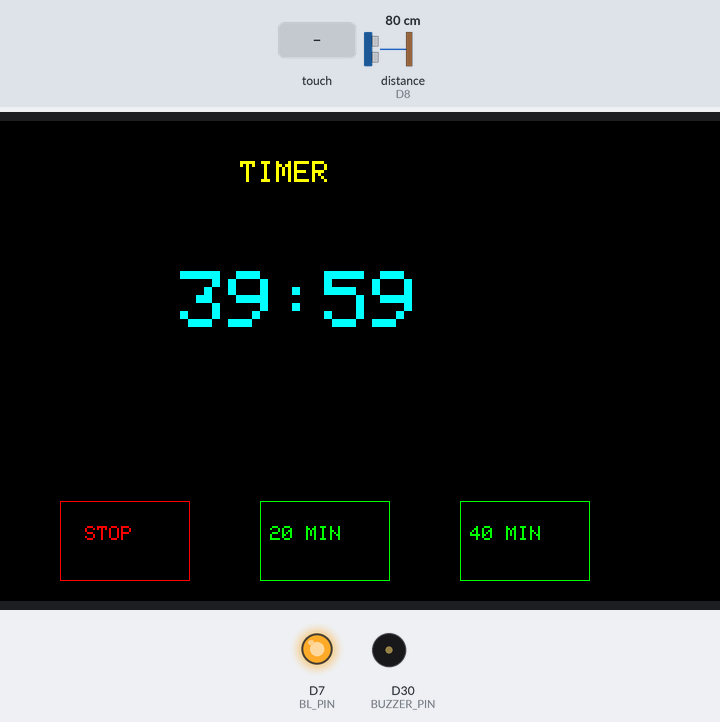
Bench run of a sketch on a simulated Arduino Giga R1. Parts: 800×480 colour display, output pins drawn as LEDs (lit = HIGH), buzzer (waves = sounding, pin HIGH). Wiring (inferred from the names in the program): ultrasonic range finder: trigger D9; echo D8. Inputs (shaded band) come from the test bench; at power-on: distance to the obstacle (sensor on D8) 80 cm. The echo pulse lasts 58.3 µs per cm; pins used as bus, display or sensor lines are not drawn; what the sketch prints to the serial monitor is not drawn.

Above: at 1.7 s.
1.8 s: touch panel pressed at 87 % / 30 % of its raw x / y range
At 3.0 s:
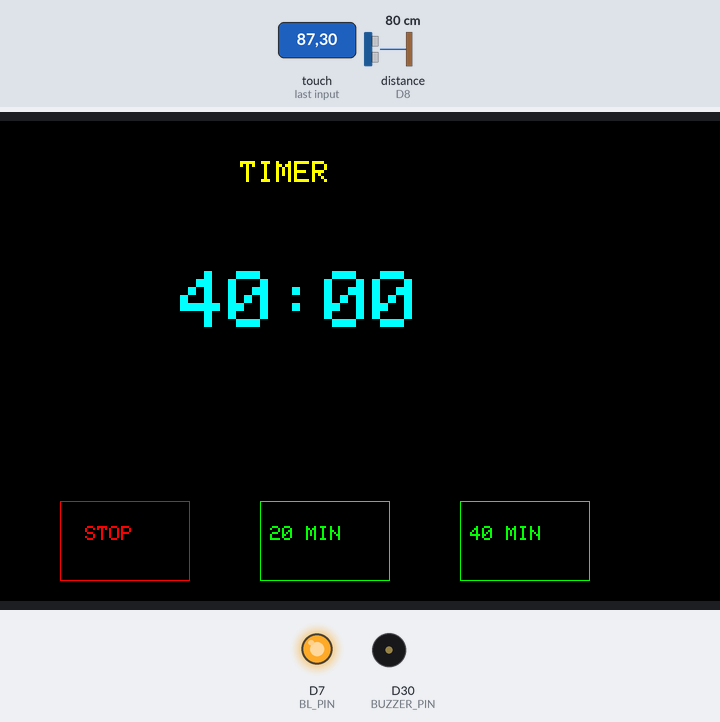
4.8 s: distance to the obstacle (sensor on D8) set to 250 cm
At 7.7 s:
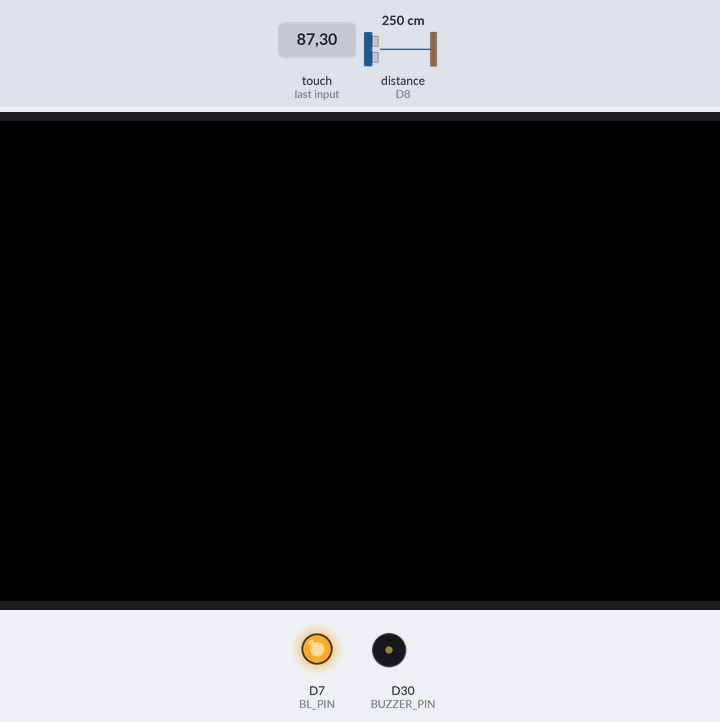
7.8 s: touch panel pressed at 87 % / 50 % of its raw x / y range
At 8.8 s:
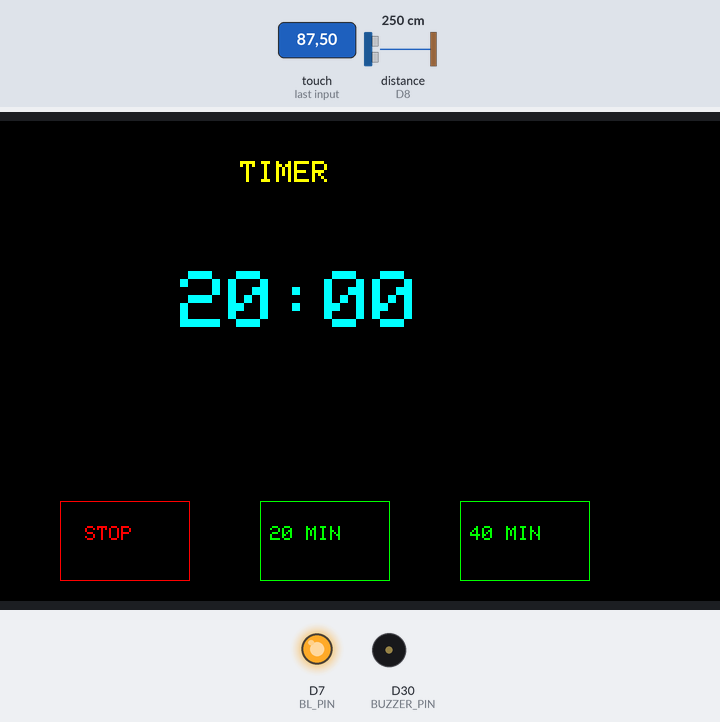
10.6 s: distance to the obstacle (sensor on D8) set to 2 cm
13.6 s: distance to the obstacle (sensor on D8) set to 60 cm
15.1 s: distance to the obstacle (sensor on D8) set to 120 cm
Timing chart, 0 to 18.1 s (numbered marks = the images above; inputs shaded):
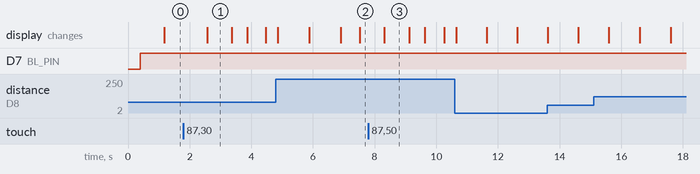

Measured:
- what the display in image 1 shows lasts 0.8 s, from 2.6 s to 3.4 s

The sketch:

sensor-version.ino
```cpp
#include <Arduino_GigaDisplay_GFX.h>
#include <Arduino_GigaDisplayTouch.h>

// Display & Touch
GigaDisplay_GFX         display;
Arduino_GigaDisplayTouch touchDetector;

// Ultrasonic sensor pins
const int TRIG_PIN   = 9;
const int ECHO_PIN   = 8;
// Backlight control
const int BL_PIN     = 7;
// Buzzer pin
const int BUZZER_PIN = 30;

// Distance threshold (cm)
const float DIST_THRESHOLD = 10.0;

// Timer state
unsigned long startTime        = 0;
unsigned long pausedTime       = 0;
unsigned long totalPauseStart  = 0;
bool         isRunning         = false;
bool         isPaused          = false;
bool         breakMode         = false;
unsigned long countdownDuration  = 40UL*60UL*1000UL;
unsigned long countdownRemaining = countdownDuration;

// Button layout
#define BTN_HEIGHT   80
#define BTN_WIDTH    130
#define BTN_Y        380
#define STOP_X       100
#define MIN20_X      300
#define MIN40_X      500
#define BTN_RESUME_X 220
#define BTN_RESUME_Y 200
#define BTN_RESUME_W 160
#define BTN_RESUME_H 70
#define BTN_END_X    420
#define BTN_END_Y    200
#define BTN_END_W    120
#define BTN_END_H     70

// Colors
#define BLACK  0x0000
#define WHITE  0xFFFF
#define RED    0xF800
#define GREEN  0x07E0
#define CYAN   0x07FF
#define YELLOW 0xFFE0

// Prototypes
float  readDistanceCM();
void   updateTimer();
void   drawTimerScreen();
void   drawStopMenu();
bool   touchInRect(int tx,int ty,int rx,int ry,int rw,int rh);

void setup() {
  Serial.begin(115200);

  // Init display
  display.begin();
  display.setRotation(3);

  // Backlight off initially
  pinMode(BL_PIN, OUTPUT);
  digitalWrite(BL_PIN, LOW);

  // Init touch
  if (!touchDetector.begin()) {
    Serial.println("Touch init FAILED");
    while (1);
  }

  // Init ultrasonic
  pinMode(TRIG_PIN, OUTPUT);
  pinMode(ECHO_PIN, INPUT);

  // Init buzzer
  pinMode(BUZZER_PIN, OUTPUT);
  digitalWrite(BUZZER_PIN, LOW);

  // Blank screen
  display.fillScreen(BLACK);
}

void loop() {
  // 1) Read distance
  float dist = readDistanceCM();
  Serial.print("Distance: "); Serial.print(dist); Serial.println(" cm");

  // 2) Trigger work phase on removal
  if (!isRunning && !breakMode && dist > DIST_THRESHOLD) {
    digitalWrite(BL_PIN, HIGH);
    isRunning         = true;
    isPaused          = false;
    countdownDuration = 40UL*60UL*1000UL;
    countdownRemaining= countdownDuration;
    startTime         = millis();
    pausedTime        = 0;
    drawTimerScreen();
  }

  // 3) Trigger break phase on replacement after work done
  if (!isRunning && breakMode && dist < DIST_THRESHOLD) {
    digitalWrite(BL_PIN, HIGH);
    isRunning         = true;
    isPaused          = false;
    countdownDuration = 20UL*60UL*1000UL;
    countdownRemaining= countdownDuration;
    startTime         = millis();
    pausedTime        = 0;
    drawTimerScreen();
  }

  // 4) Update active timer
  if (isRunning && !isPaused) {
    updateTimer();
  }

  // 5) Handle touch buttons
  GDTpoint_t pts[5];
  uint8_t    contacts = touchDetector.getTouchPoints(pts);
  if (contacts) {
    int tx = 800 - pts[0].y - 1;
    int ty = pts[0].x;

    if (!isPaused) {
      // STOP
      if (touchInRect(tx, ty, STOP_X, BTN_Y, BTN_WIDTH, BTN_HEIGHT)) {
        isPaused = true;
        totalPauseStart = millis();
        drawStopMenu();
        delay(300);
      }
      // 20 MIN
      else if (touchInRect(tx, ty, MIN20_X, BTN_Y, BTN_WIDTH, BTN_HEIGHT)) {
        isRunning         = true;
        isPaused          = false;
        countdownDuration = 20UL*60UL*1000UL;
        countdownRemaining= countdownDuration;
        startTime         = millis();
        pausedTime        = 0;
        drawTimerScreen();
        delay(300);
      }
      // 40 MIN
      else if (touchInRect(tx, ty, MIN40_X, BTN_Y, BTN_WIDTH, BTN_HEIGHT)) {
        isRunning         = true;
        isPaused          = false;
        countdownDuration = 40UL*60UL*1000UL;
        countdownRemaining= countdownDuration;
        startTime         = millis();
        pausedTime        = 0;
        drawTimerScreen();
        delay(300);
      }
    } else {
      // RESUME
      if (touchInRect(tx, ty, BTN_RESUME_X, BTN_RESUME_Y, BTN_RESUME_W, BTN_RESUME_H)) {
        pausedTime += millis() - totalPauseStart;
        isPaused = false;
        drawTimerScreen();
        delay(300);
      }
      // END
      else if (touchInRect(tx, ty, BTN_END_X, BTN_END_Y, BTN_END_W, BTN_END_H)) {
        isRunning = false;
        isPaused  = false;
        breakMode = false;
        display.fillScreen(BLACK);
        delay(300);
        digitalWrite(BL_PIN, LOW);
      }
    }
  }

  delay(100);
}

void updateTimer() {
  unsigned long elapsed = (millis() - startTime) - pausedTime;
  if (elapsed >= countdownDuration) {
    isRunning = false;

    // Buzzer: 2 kHz, 3 s
    tone(BUZZER_PIN, 2000);
    delay(3000);
    noTone(BUZZER_PIN);

    if (!breakMode) {
      // Work complete → await break
      breakMode = true;
      drawTimerScreen();
    } else {
      // Break complete → reset
      breakMode = false;
      drawTimerScreen();
      digitalWrite(BL_PIN, LOW);
    }
  } else {
    countdownRemaining = countdownDuration - elapsed;
    drawTimerScreen();
  }
}

float readDistanceCM() {
  digitalWrite(TRIG_PIN, LOW);
  delayMicroseconds(2);
  digitalWrite(TRIG_PIN, HIGH);
  delayMicroseconds(10);
  digitalWrite(TRIG_PIN, LOW);
  long dur = pulseIn(ECHO_PIN, HIGH);
  return (dur * 0.034f) / 2.0f;
}

void drawTimerScreen() {
  display.fillScreen(BLACK);
  display.setTextColor(YELLOW);
  display.setTextSize(3);
  display.setCursor(280,40);
  display.println("TIMER");

  unsigned long secs = countdownRemaining / 1000;
  char buf[16];
  sprintf(buf, "%02lu:%02lu", secs/60, secs%60);

  display.setCursor(220,150);
  display.setTextSize(8);
  display.setTextColor(CYAN);
  display.print(buf);

  // Buttons
  display.drawRect(STOP_X, BTN_Y, BTN_WIDTH, BTN_HEIGHT, RED);
  display.setCursor(STOP_X+25, BTN_Y+25);
  display.setTextSize(2);
  display.setTextColor(RED);
  display.print("STOP");

  display.drawRect(MIN20_X, BTN_Y, BTN_WIDTH, BTN_HEIGHT, GREEN);
  display.setCursor(MIN20_X+10, BTN_Y+25);
  display.setTextSize(2);
  display.setTextColor(GREEN);
  display.print("20 MIN");

  display.drawRect(MIN40_X, BTN_Y, BTN_WIDTH, BTN_HEIGHT, GREEN);
  display.setCursor(MIN40_X+10, BTN_Y+25);
  display.setTextSize(2);
  display.setTextColor(GREEN);
  display.print("40 MIN");
}

void drawStopMenu() {
  display.fillScreen(BLACK);
  display.setTextSize(4);
  display.setTextColor(WHITE);
  display.setCursor(170,100);
  display.println("TIMER STOPPED");

  display.drawRect(BTN_RESUME_X, BTN_RESUME_Y, BTN_RESUME_W, BTN_RESUME_H, GREEN);
  display.setCursor(BTN_RESUME_X+10, BTN_RESUME_Y+25);
  display.setTextSize(3);
  display.setTextColor(GREEN);
  display.print("Resume");

  display.drawRect(BTN_END_X, BTN_END_Y, BTN_END_W, BTN_END_H, RED);
  display.setCursor(BTN_END_X+25, BTN_END_Y+25);
  display.setTextSize(3);
  display.setTextColor(RED);
  display.print("End");
}

bool touchInRect(int tx,int ty,int rx,int ry,int rw,int rh) {
  return tx>=rx && tx<=rx+rw && ty>=ry && ty<=ry+rh;
}
```
